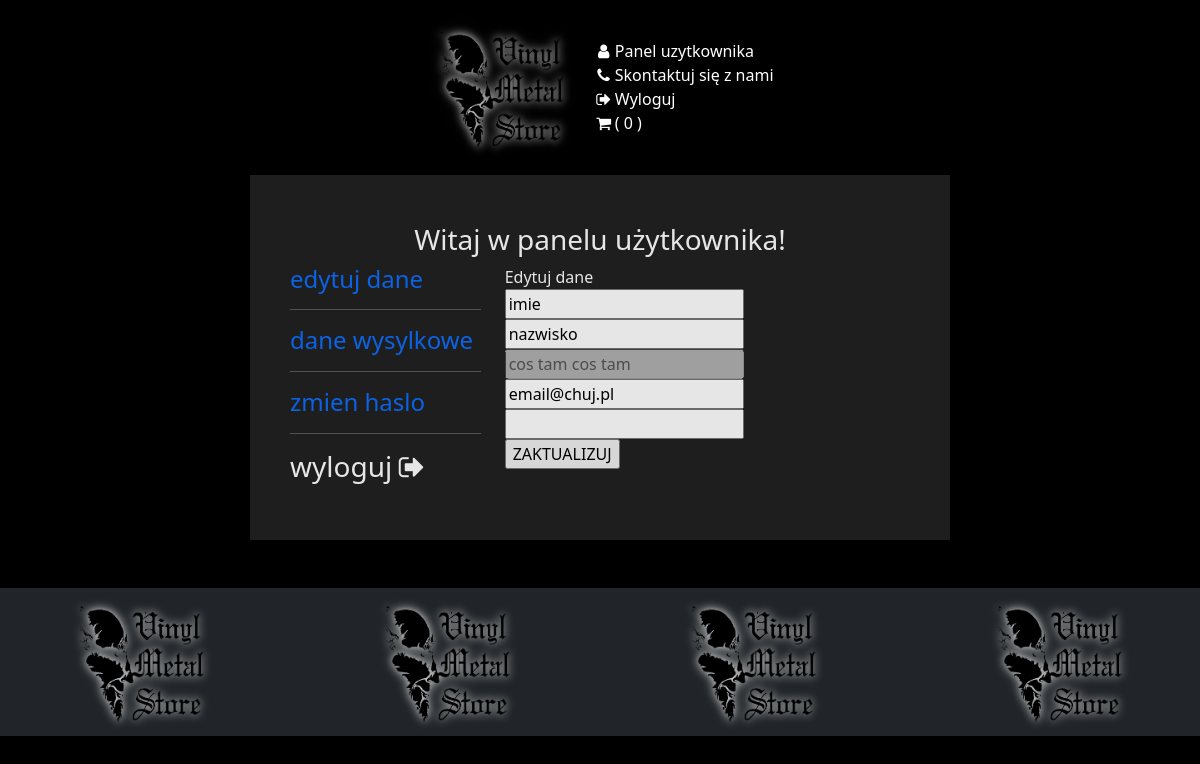
/user_panel.php?current_section=edit (signed in), run on the app's committed database.
### tables this page shows
CREATE TABLE `user` (
  `id` int(11) NOT NULL,
  `imie` varchar(20) NOT NULL,
  `nazwisko` varchar(20) NOT NULL,
  `login` varchar(40) NOT NULL,
  `password` varchar(30) NOT NULL,
  `email` varchar(50) NOT NULL,
  `telefon` varchar(11) DEFAULT NULL,
  `kod_pocztowy` varchar(6) DEFAULT NULL,
  `miejscowosc` varchar(30) DEFAULT NULL,
  `ulica` varchar(30) DEFAULT NULL,
  `nr_domu_lokalu` varchar(10) DEFAULT NULL
);

### user_panel.php (the view, shortened to what this page needs)
<?php include 'assets/include/header.php';?>
<div class="container-fluid">
    <div class="row justify-content-center">
        <div class="col-7 bg-sort">
            <div class="row m-3 mt-5 mb-5 text-white justify-content-center">
            <h3 class="text-center">Witaj w panelu użytkownika!</h3>
                <div class="col-4">
                    <div class="row flex-column">
                        <div class="col">
                            <h4><a href="user_panel.php?current_section=edit">edytuj dane</a></h4>
                            <hr>
                        </div>
                        <div class="col">
                            <h4><a href="user_panel.php?current_section=shipping">dane wysylkowe</a></h4>
                            <hr>
                        </div>
                        <div class="col">
                            <h4><a href="user_panel.php?current_section=password">zmien haslo</a></h4>
                            <hr>
                        </div>
                        <div class="col">
                            <h3><a class="text-white" href="logout.php">wyloguj<i class="icon-logout"></i></a></h3>
                        </div>
                    </div>
                </div>
                <div class="col-3 flex-fill">
                    <?php
                    $cnn = new mysqli('localhost', 'root', '', 'sklep');
                    $current_user = $_SESSION['log'];
                    $sql = "SELECT imie, nazwisko, login, email, telefon, password, kod_pocztowy, miejscowosc, ulica, nr_domu_lokalu FROM user WHERE login='$current_user';";
                    $result = $cnn->query($sql);
                    $row = $result->fetch_row();
                    if(isset($_GET['current_section'])){
                        $current_section = $_GET['current_section'];
                        switch($current_section){
                            case "edit":
                                echo 'Edytuj dane';
                                echo '<div class="col-4 d-flex flex-column">';
                                    echo '<form method="POST" id="noChangeForm">';
                                        echo "<input type='text' name='imie' value='$row[0]'>";
                                        echo "<input type='text' name='nazwisko' value='$row[1]'>";
                                        echo "<input type='text' name='login' value='$row[2]' disabled>";
                                        echo "<input type='email' name='email' value='$row[3]'>";
                                        echo "<input type='text' name='telefon' value='$row[4]'>";
                                        echo "<input type='submit' value='ZAKTUALIZUJ'>";
                                    echo '</form>';
                                echo "</div>";
                                break;
                        }
                    }else{
                        echo "strona glowa";
                    }
                    ?>
                </div>
            </div>
        </div>
    </div>
</div>
<?php include 'assets/include/footer.php'; ?>

### assets/main.css (style rules this page uses)
body { background-color: black; background-position: center; background-size: cover; background-repeat: no-repeat; box-shadow: inset 0px 0px 70px #000000; overflow-x: hidden; background-image: url("img/background.jpg"); }
a { text-decoration: none; }
.row { cursor: url("img/cursor.cur"); }
.bg-sort { background-color: #222; opacity: 0.9; }

### data on the page
user: imie "imie", nazwisko "nazwisko", login "cos tam cos tam", email "email@chuj.pl"

### other printed values
$sumOfCartProduct "0"
